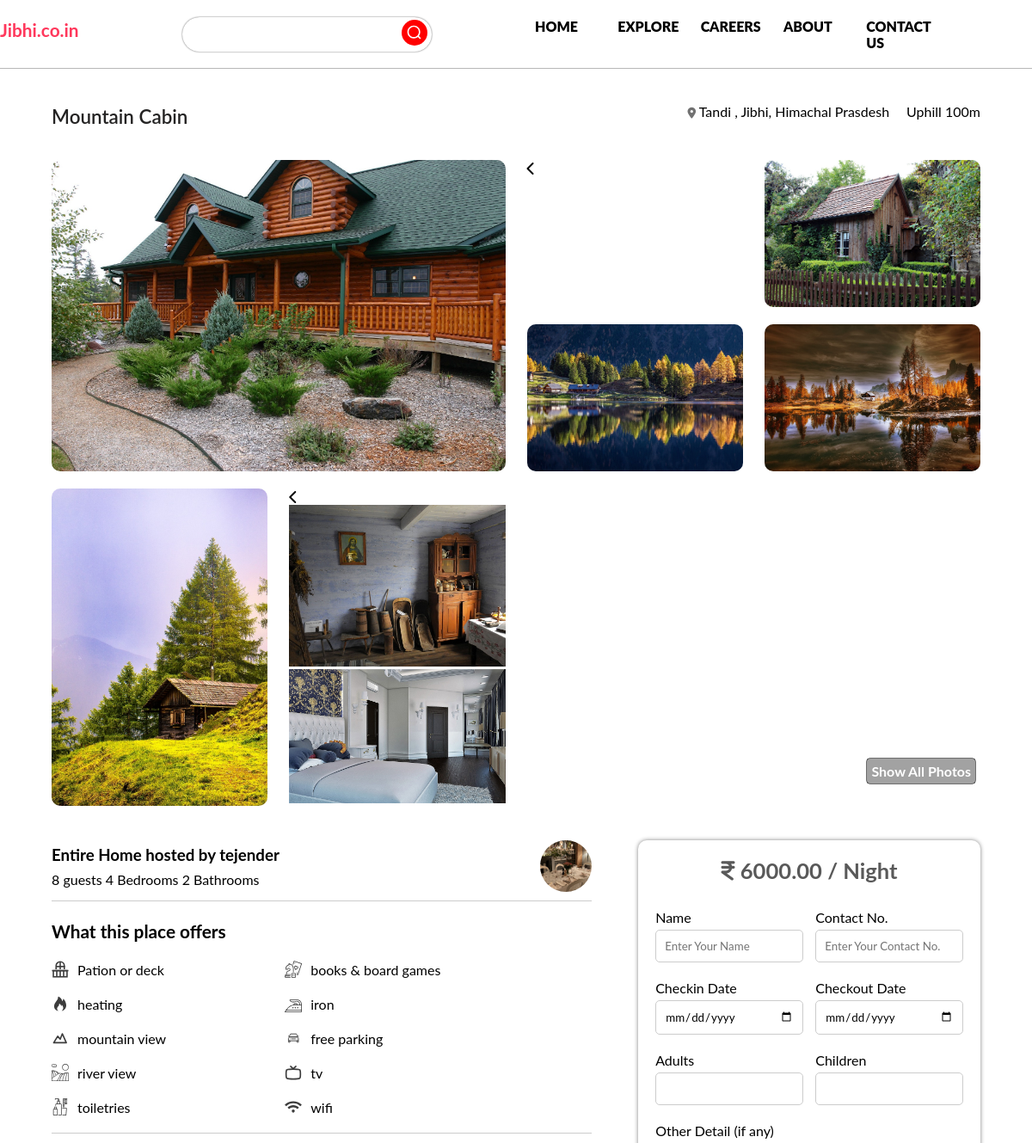
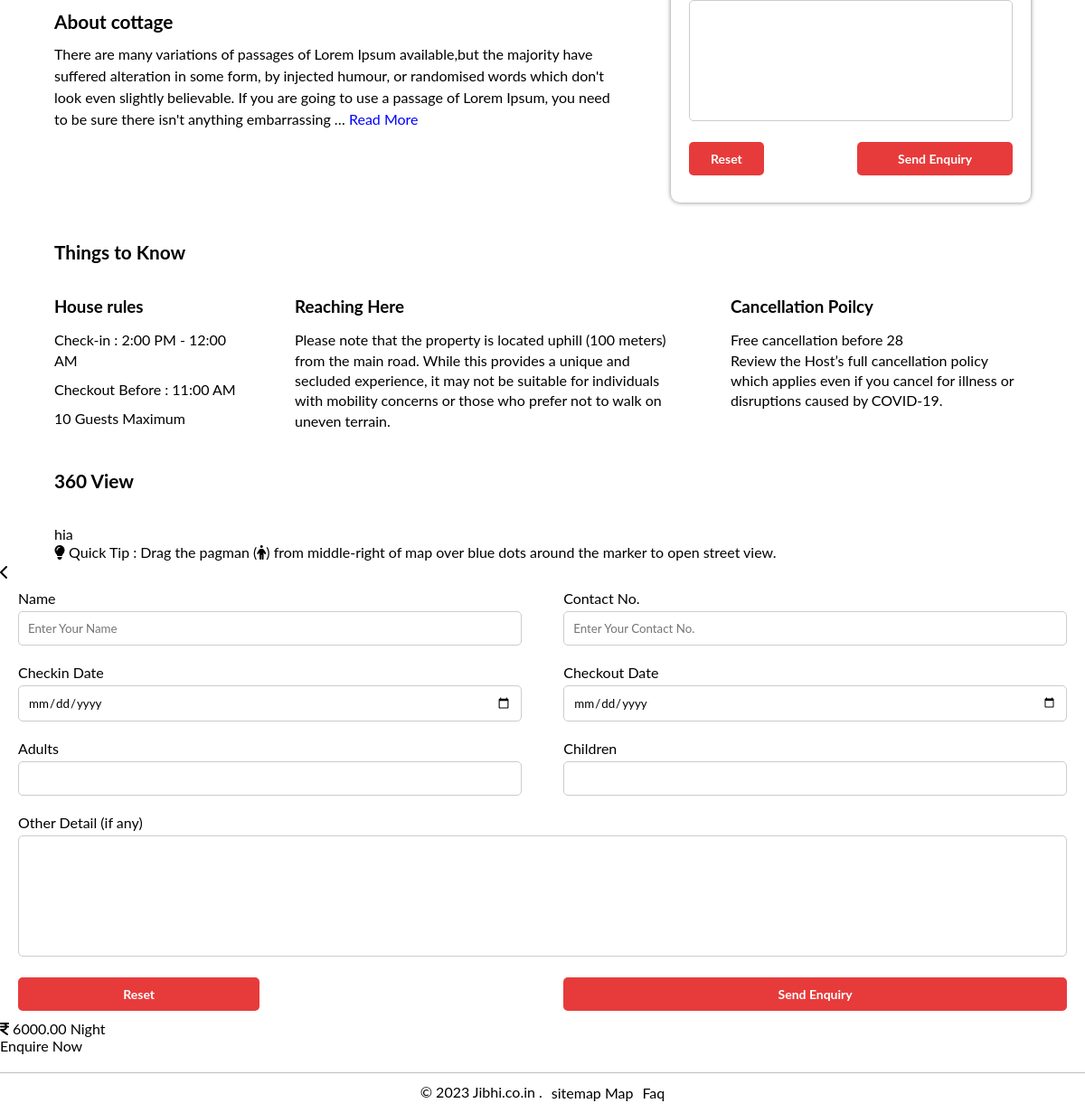
Screenshot of /listing-detail/mountain-cabin/ with the database file from the repository (2 pictures, top to bottom).
### listings/models.py (models this page shows, shortened)
class Listings(models.Model):
    name = models.CharField(max_length=255)
    description = models.TextField()
    location = models.CharField(max_length=255)
    latitude = models.DecimalField(max_digits=19, decimal_places=14 ,default=0.0)
    longitude = models.DecimalField(max_digits=30, decimal_places=14,default=0.0)
    place_id = models.CharField(max_length=255,default=None,null=True)
    capacity = models.IntegerField()
    num_bedrooms = models.IntegerField()
    num_bathrooms = models.IntegerField()
    amenities = models.ManyToManyField(Amenities)
    price_per_night = models.DecimalField(max_digits=8, decimal_places=2)
    owner = models.ForeignKey(Host, on_delete=models.CASCADE)
    listing_type = models.CharField(
        max_length=10,default='hi',
        choices=[
            ('cottage', 'Cottage'),
            ('treehouse', 'Treehouse'),
            ('homestay', 'Homestay'),
            ('a-frame', 'A-Frame'),
            ('camp','Camping'),
            ('dome','Domes'),
            ('mudhosue','Mudhouse')
        ],
    )
    location_type = models.CharField(
        max_length=10,default='roadside',
        choices=[
            ('roadside', 'Roadside'),
            ('uphill', 'Uphill'),
            ('downhill', 'Downhill'),
            ('offroad', 'Offroad'),
        ],
    )
    distance_in_meters = models.IntegerField(default=0)
    thumb_images = models.ForeignKey(ThumbImages,on_delete=models.CASCADE,null=True)
    slug = models.SlugField(unique=True, max_length=255, blank=True, null=True,default="hi")
    thingsToKnow = models.ForeignKey('ThingsToKnow', on_delete=models.CASCADE, null=True, blank=True)

class ThumbImages(models.Model):
   listing_name = models.CharField(max_length=50)
   url1 = models.ImageField(upload_to='images/thumb-images')
   url2 = models.ImageField(upload_to='images/thumb-images')
   url3 = models.ImageField(upload_to='images/thumb-images')
   url4 = models.ImageField(upload_to='images/thumb-images')
   url5 = models.ImageField(upload_to='images/thumb-images')

class PhotoGallery(models.Model):
    listing = models.ForeignKey(Listings, on_delete=models.CASCADE, related_name='photos')
    image = models.ImageField(upload_to='photo_gallery/', blank=True)
    caption = models.CharField(max_length=255, blank=True)

class Host(models.Model):
    name = models.CharField(max_length=255)
    image = models.ImageField(upload_to='host/dp', blank=True)
    email = models.EmailField(max_length=255, blank=True)
    phone = models.CharField(max_length=20, blank=True)
    address = models.CharField(max_length=255, blank=True)

class Amenities(models.Model):
    amenity_name = models.CharField(max_length=40)
    amenity_icon = models.FileField(upload_to='icons/amenities',validators=[FileExtensionValidator(['svg'])])

class ThingsToKnow(models.Model):
    name = models.CharField(max_length=255)
    checkInAfter = models.CharField(max_length=20)
    checkInBefore = models.CharField(max_length=20)
    checkOutBefore = models.CharField(max_length=20)

### listings/views.py (the view)
# urls.py: path('listing-detail/<str:slug>/', views.ListingDetail, name='listingDetail'),
def ListingDetail(request,slug):
    listing = Listings.objects.get(slug=slug)
    photos = listing.photos.all()
    not_bottom_nav=True
    not_top_nav=True
    api_key = "AIzaSyB4X65PsaEiyT-rdv4YO5gOn6_fMxJ-_tc"
    if listing.place_id:
        url = f"https://maps.googleapis.com/maps/api/place/details/json?place_id={listing.place_id}&fields=name,rating,user_ratings_total,formatted_phone_number,reviews&key={api_key}"
        response = requests.get(url)
        data = response.json()
        rating = data['result']['rating']
        user_rating_total = data['result']['user_ratings_total']
        reviews = data['result']['reviews']
    else:
        rating=user_rating_total=reviews=None
    context = {'listing': listing,'photos':photos,
               "not_bottom_nav":not_bottom_nav,"not_top_nav":not_top_nav,
               'rating': rating,
               'reviews':reviews}
    return render(request,'listings/listingDetail.html', context)

### listings/templates/listings/listingDetail.html (shortened to what this page needs)
{% extends 'main.html' %}
{% load static %}
{% block css %}
<link rel="stylesheet" href="{% static 'css/single-listing-styles.css' %}">
{% endblock css %}
{% block content %}
<section class="section-wrapper hero-gallery">
    <div class="listing-header">
        <h2 class="listing-title">
            {{listing.name}}
        </h2>
        <div class="wrapper">
            <i>              <i class="fa fa-solid fa-location-dot"></i>
                <a href="#">
                    {{listing.location}}
                    , Jibhi, Himachal Prasdesh
                </a>
            </i>
            <i>{{listing.location_type}} {{listing.distance_in_meters}}m</i>
        </div>
    </div>
    <div class="gallery-grid">
        <a href="{% url 'listings' %}"class="prev-btn">
            <div>
                <i class="fa-solid fa-chevron-left"></i>
            </div>
        </a>
        <div class="hero-grid-item hero-grid-item--1">
            <img src="{{listing.thumb_images.url1.url}}" alt="">
        </div>
        <div class="hero-grid-item">
            <img src="{{listing.thumb_images.url2.url}}" alt="">
        </div>
        <div class="hero-grid-item">
            <img src="{{listing.thumb_images.url3.url}}" alt="">
        </div>
        <div class="hero-grid-item">
            <img src="{{listing.thumb_images.url4.url}}" alt="">
        </div>
        <div class="hero-grid-item">
            <img src="{{listing.thumb_images.url5.url}}" alt="">
        </div>
        <div class="load-gallery" id="load-gallery">
            <div class="gallery-text-wrapper">
                <h4>
                    Show All Photos
                </h4>
            </div>
        </div>
        <div id="overlay-wrapper">
            <div id="listing-gallery-modal">
                    <div id="listing-gallery-modal-content">
                        <div class="gallery-header">
                                <i class="fa-solid fa-chevron-left" id="close-gallery-modal"></i>
                        </div>
                        <div class="photo-gallery">
                        {% if photos %}
                            <div class="photos">
                                {% for photo in photos %}
                                <div class="item--{{forloop.counter}}">
                                    <img src="{{ photo.image.url }}" alt="{{ photo.caption }}"
                                    class="" loading="lazy">
                                </div>
                              {% endfor %}
                            </div>
                        </div>
                      {% else %}
                        <p>No photos available.</p>
                      {% endif %}
                    </div>
                </div>
        </div>
    </div>
</section>
<section class="section-wrapper listing-body-wrapper">
    <div class="listing-body--left">
        <div class="listing-body--content">
            <div class="hosting-summary">
                <div class="owner-accomodation-info">
                    <h3>Entire Home hosted by {{listing.owner.name}}</h3>
                    <div class="accomodation-summary">
                        <i>
                            {{listing.capacity}} guests
                        </i>
                        <i>
                            {{listing.num_bedrooms}} Bedrooms
                        </i>
                        <i>
                            {{listing.num_bathrooms}} Bathrooms
                        </i>
                    </div>
                </div>
                <div class="host-image">
                    <img src="{{listing.owner.image.url}}" alt="">
                </div>
            </div>
            <div class="amenities-wrapper">
                <div class="amenity-title">
                    <h2>
                        What this place offers
                    </h2>
                </div>
                    <div class="amenities">
                        {% for amenity in listing.amenities.all %}
                        <div class="single-amenity">
                            <div class="amenity-icon">
                                <img src="{{ amenity.amenity_icon.url }}" alt="{{ amenity.amenity_name }}">
                            </div>
                            <div class="amenity-text">
                                {{amenity.amenity_name}}
                            </div>
                        </div>
                        {% endfor %}
                    </div>
            </div>
            <div class="description-wrapper">
                    <h2>About {{listing.listing_type}}</h2>
                    <p class="description-text">
                    {{listing.description | truncatewords:50}}
                    <i class="read-more-btn" id="read-more-btn">Read More </i>
                    </p>
        </div>
     </div>
    </div>
    <div class="listing-body--right" id="enquiry-form-desktop">
        <div class="form-price">
             <b>
                <i class="fa-solid fa-indian-rupee-sign"></i>  {{listing.price_per_night}} / Night
             </b>
        </div>
        {% include './listing_enquiry_form.html' %}
        </div>
</section>
<section class="section-wrapper things-to-know">
    <h2>Things to Know</h2>
    <div class="things-to-know-wrapper">
        <div class="house-rules">
                <h3>House rules</h3>
                <p>
                    <i>
                        Check-in : {{listing.thingsToKnow.checkInAfter}} -
                        {{listing.thingsToKnow.checkInBefore}}
                    </i>
                    <i>
                        Checkout Before : {{listing.thingsToKnow.checkOutBefore}}
                    </i>
                    <i>10 Guests Maximum</i>
                </p>
        </div>
        <div class="reaching-here">
                <h3>Reaching Here</h3>
                <p>
                    Please note that the property is located {{listing.location_type}}
                    ({{listing.distance_in_meters}} meters) from
                    the main road. While this provides a unique and secluded experience,
                    it may not be suitable for individuals with mobility concerns or those
                     who prefer not to walk on uneven terrain.
                </p>
        </div>
        <div class="cancellation-policy">
                <h3>Cancellation Poilcy</h3>
                <p>
                    Free cancellation before 28 <br>
Review the Host’s full cancellation policy which applies even if you cancel for
 illness or disruptions caused by COVID-19.
                </p>
        </div>
    </div>
</section>
<section class="section-wrapper view-360">
    <h2>360 View</h2>
    <div class="map-wrapper">
        <div id="map-listing">hia</div>
        <p class="map-tip">
            <i class="fa-solid fa-lightbulb"></i>
            Quick Tip : Drag the pagman (<i class="fa-solid fa-person"></i>) from middle-right of map over blue dots around the
            marker to open street view.
        </p>
    </div>
</section>
<div class="overlay-wrapper">
    <div id="enquiry-modal">
        <div id="enquiry-modal-content">
            <div class="gallery-header">
                <i class="fa-solid fa-chevron-left" id="close-enquiry-modal-mobile"></i>
        </div>
            {% include './listing_enquiry_form.html' %}
        </div>
    </div>
</div>
<div class="enquiry-nav-mobile" id="bottomNav">
    <div class="price">
        <i class="fa-solid fa-indian-rupee-sign"></i> {{listing.price_per_night}}
        <i style="font-weight:normal;"> Night</i>
    </div>
    <div class="enquiry-btn" id="enquiry-btn">
            Enquire Now
    </div>
</div>
{% endblock content %}

### templates/main.html (shortened to what this page needs)
<!DOCTYPE html>
{% load static %}
<html lang="en">
<head>
    <link rel="stylesheet" href="{% static 'css/main.css' %}">
    <link rel="stylesheet" href="{% static 'css/main-mobile.css' %}">
    <link rel="stylesheet" href="{% static 'css/nav.css' %}">
    <link rel="stylesheet" href="https://cdnjs.cloudflare.com/ajax/libs/font-awesome/6.3.0/css/all.min.css" />
    <link rel="stylesheet" href="https://cdn.jsdelivr.net/npm/swiper@9/swiper-bundle.min.css" />
    {% block css %}
    {% endblock css %}
</head>
<body class="">
    <div class="body-container">
        {% include 'nav.html' %}
        {% block content %}
        {% endblock content %}
    </div>
    {% include 'footer.html' %}
</body>
</html>

### templates/nav.html (shortened to what this page needs)
    {% load static %}
    <div class="nav-wrapper">
     <nav class="navbar">
        <div class="logo">
            <a href="{% url 'home' %}">
              <h2>Jibhi.co.in</h2>
            </a>
        </div>
        <div class="search-wrapper  trigger-desktop">
          <div class="search-box">
            <img src="{% static 'assets/icons/random/icon-search.svg' %}" alt="">
          </div>
        </div>
       <ul class="nav no-search">
         <li class="nav-item"><a href="#">Home</a></li>
         <li class="nav-item"><a href="{% url 'listings' %}">Explore</a></li>
         <li class="nav-item"><a href="#">Careers</a></li>
         <li class="nav-item"><a href="#">About</a></li>
         <li class="nav-item"><a href="{% url 'contact-us' %}">Contact Us</a></li>
       </ul>
     </nav>
     </div>

### listings/templates/listings/listing_enquiry_form.html (shortened to what this page needs)
<form method="post" action="{% url 'enquiry' %}">
    <div class="form-row">
        <div class="form-group">
            <label for="name">Name</label>
            <input type="text" id="name" name="name" required="true" placeholder="Enter Your Name">
        </div>
        <div class="form-group">
            <label for="contact">Contact No.</label>
            <input type="number" id="contact" name="contact" placeholder="Enter Your Contact No.">
        </div>
    </div>
        <div class="form-row">
        <div class="form-group">
            <label for="checkin-date">Checkin Date</label>
            <input type="date" id="checkin-date" name="checkin-date" required placeholder="kfgh">
        </div>
        <div class="form-group">
            <label for="checkout-date">Checkout Date</label>
            <input type="date" id="checkout-date" name="checkout-date" required>
        </div>
        </div>
        <div class="form-row">
            <div class="form-group">
                <label for="adults">Adults</label>
                <input type="number" id="adults" name="adults" min="1" required="true">
            </div>
            <div class="form-group">
                <label for="children">Children</label>
                <input type="number" id="children" name="children" min="0">
            </div>
        </div>
        <div class="form-row ">
            <div class="form-group full">
                <label for="details">Other Detail (if any)</label>
                <textarea name="message" id="details" cols="30" rows="7" style="resize:none;"></textarea>
            </div>
        </div>
        <div class="form-row" >
        <div class="form-group">
            <div class="form-group">
            <button type="reset">Reset</button>
            </div>
        </div>
        <div class="form-group">
            <button type="submit">Send Enquiry</button>
        </div>
        </div>
 </form>

### templates/footer.html
<footer>
    <div class="footer-section">
        <p>
            &#169; 2023 Jibhi.co.in .
        </p>
        <a href="{% url 'sitemap' %}">sitemap Map</a>
        <a href="#"> Faq</a>
    </div>
</footer>

### rows the page displays
Listings: name "Mountain Cabin", location "Tandi", location_type "Uphill", distance_in_meters "100", thumb_images.url1 (picture), thumb_images.url2 (picture), thumb_images.url3 (picture), thumb_images.url4 (picture), thumb_images.url5 (picture), owner.name "tejender", capacity "8", num_bedrooms "4", num_bathrooms "2", owner.image (picture), listing_type "cottage", description "There are many variations of passages of Lorem Ipsum available,but the majority have suffered alteration in some form, by injected humour, or randomised words which don't look even slightly believable. If you are going to use a passage of Lorem Ipsum, you need to be sure there isn't anything embarrassing …", price_per_night "6000.00", thingsToKnow.checkInAfter "2:00 PM", thingsToKnow.checkInBefore "12:00 AM", thingsToKnow.checkOutBefore "11:00 AM", location_type "uphill"
PhotoGallery: image (picture)
PhotoGallery: image (picture)
Amenities: amenity_icon (picture), amenity_name "Pation or deck"
Amenities: amenity_icon (picture), amenity_name "books & board games"
Amenities: amenity_icon (picture), amenity_name "heating"
Amenities: amenity_icon (picture), amenity_name "iron"
Amenities: amenity_icon (picture), amenity_name "mountain view"
Amenities: amenity_icon (picture), amenity_name "free parking"
Amenities: amenity_icon (picture), amenity_name "river view"
Amenities: amenity_icon (picture), amenity_name "tv"
Amenities: amenity_icon (picture), amenity_name "toiletries"
Amenities: amenity_icon (picture), amenity_name "wifi"
